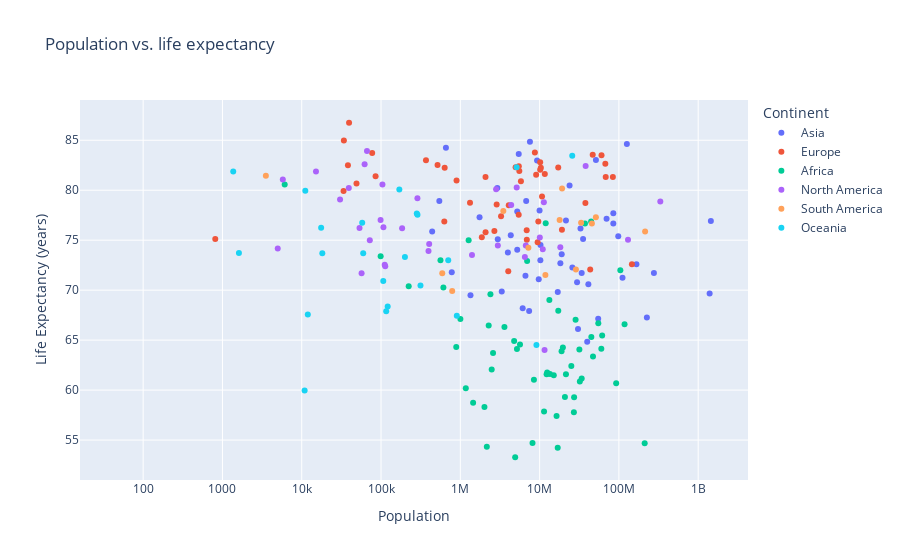

Notebook source saved alongside this figure:
### Code cell
fig = px.scatter(data_frame=df_lfex,
        x='population',
        y='life_expectancy',
        hover_name='location',
        color='continent',
        size_max=30,
        log_x=True,
        title='Population vs. life expectancy',
        color_discrete_sequence=px.colors.qualitative.Plotly,
        labels={'continent': 'Continent'}
        )

fig.update_layout(
    xaxis_title='Population',
    yaxis_title='Life Expectancy (years)'
)

fig.show()

### Figure 1 — Plotly figure (JSON) as saved in the notebook; plotly's stock layout.template omitted (floating-point values rounded to 4 significant figures)
{"data": [{"hovertemplate": "<b>%{hovertext}</b><br><br>Continent=Asia<br>population=%{x}<br>life_expectancy=%{y}<extra></extra>", "hovertext": ["Afghanistan", "Armenia", "Azerbaijan", "Bahrain", "Bangladesh", "Bhutan", "Brunei", "Cambodia", "China", "Georgia", "Hong Kong", "India", "Indonesia", "Iran", "Iraq", "Israel", "Japan", "Jordan", "Kazakhstan", "Kuwait", "Kyrgyzstan", "Laos", "Lebanon", "Macao", "Malaysia", "Maldives", "Mongolia", "Myanmar", "Nepal", "North Korea", "Oman", "Pakistan", "Palestine", "Philippines", "Qatar", "Saudi Arabia", "Singapore", "South Korea", "Sri Lanka", "Syria", "Taiwan", "Tajikistan", "Thailand", "Timor", "Turkey", "Turkmenistan", "United Arab Emirates", "Uzbekistan", "Vietnam", "Yemen"], "legendgroup": "Asia", "marker": {"color": "#636EFA", "symbol": "circle"}, "mode": "markers", "name": "Asia", "orientation": "v", "showlegend": true, "type": "scatter", "x": [39835428, 2968128, 10223344, 1748295, 166303494, 779900, 441532, 16946446, 1444216102, 3979773, 7552800, 1393409033, 276361788, 85028760, 41179351, 9291000, 126050796, 10269022, 18994958, 4328553, 6628347, 7379358, 6769151, 658391, 32776195, 543620, 3329282, 54806014, 29674920, 25887045, 5223376, 225199929, 5222756, 111046910, 2930524, 35340680, 5453600, 51305184, 21497306, 18275704, 23855008, 9749625, 69950844, 1343875, 85042736, 6117933, 9991083, 33935765, 98168829, 30490639], "xaxis": "x", "y": [64.83, 75.09, 73.0, 77.29, 72.59, 71.78, 75.86, 69.82, 76.91, 73.77, 84.86, 69.66, 71.72, 76.68, 70.6, 82.97, 84.63, 74.53, 73.6, 75.49, 71.45, 67.92, 78.93, 84.24, 76.16, 78.92, 69.87, 67.13, 70.78, 72.27, 77.86, 67.27, 74.05, 71.23, 80.23, 75.13, 83.62, 83.03, 76.98, 72.7, 80.46, 71.1, 77.15, 69.5, 77.69, 68.19, 77.97, 71.72, 75.4, 66.12], "yaxis": "y"}, {"hovertemplate": "<b>%{hovertext}</b><br><br>Continent=Europe<br>population=%{x}<br>life_expectancy=%{y}<extra></extra>", "hovertext": ["Albania", "Andorra", "Austria", "Belarus", "Belgium", "Bosnia and Herzegovina", "Bulgaria", "Croatia", "Cyprus", "Czechia", "Denmark", "Estonia", "Faeroe Islands", "Finland", "France", "Germany", "Gibraltar", "Greece", "Guernsey", "Hungary", "Iceland", "Ireland", "Isle of Man", "Italy", "Jersey", "Latvia", "Liechtenstein", "Lithuania", "Luxembourg", "Malta", "Moldova", "Monaco", "Montenegro", "Netherlands", "North Macedonia", "Norway", "Poland", "Portugal", "Romania", "Russia", "San Marino", "Serbia", "Slovakia", "Slovenia", "Spain", "Sweden", "Switzerland", "Ukraine", "United Kingdom", "Vatican"], "legendgroup": "Europe", "marker": {"color": "#EF553B", "symbol": "circle"}, "mode": "markers", "name": "Europe", "orientation": "v", "showlegend": true, "type": "scatter", "x": [2872934, 77354, 9043072, 9442867, 11632334, 3263459, 6896655, 4081657, 896005, 10724553, 5813302, 1325188, 49053, 5548361, 67422000, 83900471, 33691, 10370747, 63385, 9634162, 368792, 4982904, 85410, 60367471, 101073, 1866934, 38254, 2689862, 634814, 516100, 4024025, 39520, 628051, 17173094, 2082661, 5465629, 37797000, 10167923, 19127772, 145912022, 34010, 6871547, 5449270, 2078723, 46745211, 10160159, 8715494, 43466822, 68207114, 812], "xaxis": "x", "y": [78.57, 83.73, 81.54, 74.79, 81.63, 77.4, 75.05, 78.49, 80.98, 79.38, 80.9, 78.74, 80.67, 81.91, 82.66, 81.33, 79.93, 82.24, NaN, 76.88, 82.99, 82.3, 81.4, 83.51, NaN, 75.29, 82.49, 75.93, 82.25, 82.53, 71.9, 86.75, 76.88, 82.28, 75.8, 82.4, 78.73, 82.05, 76.05, 72.58, 84.97, 76.0, 77.54, 81.32, 83.56, 82.8, 83.78, 72.06, 81.32, 75.12], "yaxis": "y"}, {"hovertemplate": "<b>%{hovertext}</b><br><br>Continent=Africa<br>population=%{x}<br>life_expectancy=%{y}<extra></extra>", "hovertext": ["Algeria", "Angola", "Benin", "Botswana", "Burkina Faso", "Burundi", "Cameroon", "Cape Verde", "Central African Republic", "Chad", "Comoros", "Congo", "Cote d'Ivoire", "Democratic Republic of Congo", "Djibouti", "Egypt", "Equatorial Guinea", "Eritrea", "Eswatini", "Ethiopia", "Gabon", "Gambia", "Ghana", "Guinea", "Guinea-Bissau", "Kenya", "Lesotho", "Liberia", "Libya", "Madagascar", "Malawi", "Mali", "Mauritania", "Mauritius", "Morocco", "Mozambique", "Namibia", "Niger", "Nigeria", "Rwanda", "Saint Helena", "Sao Tome and Principe", "Senegal", "Seychelles", "Sierra Leone", "Somalia", "South Africa", "South Sudan", "Sudan", "Tanzania", "Togo", "Tunisia", "Uganda", "Western Sahara", "Zambia", "Zimbabwe"], "legendgroup": "Africa", "marker": {"color": "#00CC96", "symbol": "circle"}, "mode": "markers", "name": "Africa", "orientation": "v", "showlegend": true, "type": "scatter", "x": [44616626, 33933611, 12451031, 2397240, 21497097, 12255429, 27224262, 561901, 4919987, 16914985, 888456, 5657017, 27053629, 92377986, 1002197, 104258327, 1449891, 3601462, 1172369, 117876226, 2278829, 2486937, 31732128, 13497237, 2015490, 54985702, 2159067, 5180208, 6958538, 28427333, 19647681, 20855724, 4775110, 1273428, 37344787, 32163045, 2587344, 25130810, 211400704, 13276517, 6095, 223364, 17196308, 98910, 8141343, 16359500, 60041996, 11381377, 44909351, 61498438, 8478242, 11935764, 47123533, 611872, 18920657, 15092171], "xaxis": "x", "y": [76.88, 61.15, 61.77, 69.59, 61.58, 61.58, 59.29, 72.98, 53.28, 54.24, 64.32, 64.57, 57.78, 60.68, 67.11, 71.99, 58.74, 66.32, 60.19, 66.6, 66.47, 62.05, 64.07, 61.6, 58.32, 66.7, 54.33, 64.1, 72.91, 67.04, 64.26, 59.31, 64.92, 74.99, 76.68, 60.85, 63.71, 62.42, 54.69, 69.02, 80.56, 70.39, 67.94, 73.4, 54.7, 57.4, 64.13, 57.85, 65.31, 65.46, 61.04, 76.7, 63.37, 70.26, 63.89, 61.49], "yaxis": "y"}, {"hovertemplate": "<b>%{hovertext}</b><br><br>Continent=North America<br>population=%{x}<br>life_expectancy=%{y}<extra></extra>", "hovertext": ["Anguilla", "Antigua and Barbuda", "Aruba", "Bahamas", "Barbados", "Belize", "Bermuda", "British Virgin Islands", "Canada", "Cayman Islands", "Costa Rica", "Cuba", "Dominica", "Dominican Republic", "El Salvador", "Greenland", "Grenada", "Guatemala", "Haiti", "Honduras", "Jamaica", "Mexico", "Montserrat", "Nicaragua", "Panama", "Puerto Rico", "Saint Kitts and Nevis", "Saint Lucia", "Saint Pierre and Miquelon", "Saint Vincent and the Grenadines", "Trinidad and Tobago", "Turks and Caicos Islands", "United States", "United States Virgin Islands"], "legendgroup": "North America", "marker": {"color": "#AB63FA", "symbol": "circle"}, "mode": "markers", "name": "North America", "orientation": "v", "showlegend": true, "type": "scatter", "x": [15125, 98728, 107195, 396914, 287708, 404915, 62092, 30423, 38067913, 66498, 5139053, 11317498, 72172, 10953714, 6518500, 56868, 113015, 18249868, 11541683, 10062994, 2973462, 130262220, 4981, 6702379, 4381583, 2828246, 53546, 184401, 5771, 111269, 1403374, 39226, 332915074, 104218], "xaxis": "x", "y": [81.88, 77.02, 76.29, 73.92, 79.19, 74.62, 82.59, 79.07, 82.43, 83.92, 80.28, 78.8, 75.0, 74.08, 73.32, 71.7, 72.4, 74.3, 64.0, 75.27, 74.47, 75.05, 74.16, 74.48, 78.51, 80.1, 76.23, 76.2, 81.07, 72.53, 73.51, 80.22, 78.86, 80.58], "yaxis": "y"}, {"hovertemplate": "<b>%{hovertext}</b><br><br>Continent=South America<br>population=%{x}<br>life_expectancy=%{y}<extra></extra>", "hovertext": ["Argentina", "Bolivia", "Brazil", "Chile", "Colombia", "Ecuador", "Falkland Islands", "Guyana", "Paraguay", "Peru", "Suriname", "Uruguay", "Venezuela"], "legendgroup": "South America", "marker": {"color": "#FFA15A", "symbol": "circle"}, "mode": "markers", "name": "South America", "orientation": "v", "showlegend": true, "type": "scatter", "x": [45605823, 11832936, 213993441, 19212362, 51265841, 17888474, 3528, 790329, 7219641, 33359415, 591798, 3485152, 28704947], "xaxis": "x", "y": [76.67, 71.51, 75.88, 80.18, 77.29, 77.01, 81.44, 69.91, 74.25, 76.74, 71.68, 77.91, 72.06], "yaxis": "y"}, {"hovertemplate": "<b>%{hovertext}</b><br><br>Continent=Oceania<br>population=%{x}<br>life_expectancy=%{y}<extra></extra>", "hovertext": ["Australia", "Cook Islands", "Fiji", "French Polynesia", "Guam", "Kiribati", "Marshall Islands", "Micronesia (country)", "Nauru", "New Caledonia", "New Zealand", "Niue", "Northern Mariana Islands", "Palau", "Papua New Guinea", "Pitcairn", "Samoa", "Solomon Islands", "Tokelau", "Tonga", "Tuvalu", "Vanuatu", "Wallis and Futuna"], "legendgroup": "Oceania", "marker": {"color": "#19D3F3", "symbol": "circle"}, "mode": "markers", "name": "Oceania", "orientation": "v", "showlegend": true, "type": "scatter", "x": [25788217, 17572, 902899, 282534, 170184, 121388, 59618, 116255, 10873, 288217, 5126300, 1614, 57910, 18174, 9119005, 47, 200144, 703995, 1368, 106759, 11925, 314464, 11094], "xaxis": "x", "y": [83.44, 76.25, 67.44, 77.66, 80.07, 68.37, 73.7, 67.88, 59.96, 77.55, 82.29, 73.71, 76.74, 73.7, 64.5, NaN, 73.32, 73.0, 81.86, 70.91, 67.57, 70.47, 79.94], "yaxis": "y"}], "layout": {"legend": {"title": {"text": "Continent"}, "tracegroupgap": 0}, "title": {"text": "Population vs. life expectancy"}, "xaxis": {"anchor": "y", "domain": [0, 1], "title": {"text": "Population"}, "type": "log"}, "yaxis": {"anchor": "x", "domain": [0, 1], "title": {"text": "Life Expectancy (years)"}}}}
